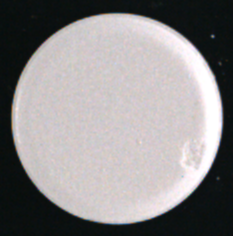
//> input picture imgs_0210_2025_v2/input/oriImg_01.png, 233 x 236 px
$ ./Pro_0326_2025_LY_v1   (built with g++ and OpenCV 4)
//> lines starting //> are read from the running program, lines starting //| are printed output that depends on the picture; after the words box and inside, x2 and y2 are one past the last pixel; in counts of white or black regions, pixels touching at a corner belong together
#include <opencv2/opencv.hpp>
#include <iostream>
#include <vector>
#include <ctime>
#include <cstdlib>

#define mutateRate 0.3

using namespace cv;
using namespace std;
// 定义基因树节点类型
enum OperationType {
	BLUR_TYPE,    // 滤波类型（中值滤波 or 均值滤波）
	KERNEL_SIZE,  // 滤波核大小
	THRESHOLD     // 二值化阈值
};
// 基因树节点结构
struct GeneNode {
	OperationType opType;
	float param;
	GeneNode* left;
	GeneNode* right;
};

void imgShow(const string& name, const Mat& img) {
	imshow(name, img);
	waitKey(0);
	destroyAllWindows();
}

// **应用基因树到图像处理**
Mat applyGeneTree(const Mat& image, GeneNode* root, int showFlag) {
	Mat result = image.clone();
	int filterType = 0; // 0: average, 1: Median
	int kernelSize = 3;
	int thresholdValue = 128;
	// **遍历整棵基因树，提取参数**
	queue<GeneNode*> q;
	q.push(root);
	while (!q.empty()) {
		GeneNode* current = q.front();
		q.pop();
		if (current->opType == BLUR_TYPE) {
			filterType = static_cast<int>(current->param);
		}
		else if (current->opType == KERNEL_SIZE) {
			kernelSize = static_cast<int>(current->param);
			if (kernelSize % 2 == 0) kernelSize += 1;  // 确保 kernel size 为奇数
		}
		else if (current->opType == THRESHOLD) {
			thresholdValue = static_cast<int>(current->param);
			thresholdValue = max(0, min(thresholdValue, 255)); // 限制范围
		}
		if (current->left) q.push(current->left);
		if (current->right) q.push(current->right);
	}

	if (showFlag) {
		printf("Final----kernelSize: %d, thresholdValue: %d\n", kernelSize, thresholdValue);
	}

	if (showFlag) {
		imgShow("00-res", result);
	}

	// **执行滤波**
	if (filterType == 1) {
		medianBlur(result, result, kernelSize);
	}
	else {
		blur(result, result, Size(kernelSize, kernelSize));
	}

	if (showFlag) {
		imgShow("01-blur", result);
	}

	// **执行二值化**
	// threshold(result, result, 127, 255, THRESH_BINARY);
	threshold(result, result, thresholdValue, 255, THRESH_BINARY);
	if (showFlag) {
		imgShow("02-thresh", result);
	}

	return result;
}
// **计算精准率、召回率、F 值**
float calculatePrecision(int TP, int FP) { return (TP + FP == 0) ? 0 : static_cast<float>(TP) / (TP + FP); }
float calculateRecall(int TP, int FN) { return (TP + FN == 0) ? 0 : static_cast<float>(TP) / (TP + FN); }
float calculateFValue(float precision, float recall) { return (precision + recall == 0) ? 0 : 2 * precision * recall / (precision + recall); }

double calculateF1Score(double precision, double recall) {
	if (precision + recall == 0) return 0.0;
	return 2.0 * (precision * recall) / (precision + recall);
}

// **评估基因树**
float evaluateGeneTree(const Mat& image, GeneNode* node, const Mat& targetImage) {
	Mat processedImage = applyGeneTree(image, node, 0); // processedImg, tarImg

	int tp = 0, fp = 0, fn = 0;

	for (int i = 0; i < image.rows; i++) {
		for (int j = 0; j < image.cols; j++) {
			if (processedImage.at<uchar>(i, j) == 0 && targetImage.at<uchar>(i, j) == 0) {
				tp += 1;
			}
			if (processedImage.at<uchar>(i, j) == 0 && targetImage.at<uchar>(i, j) == 255) {
				fp += 1;
			}
			if (processedImage.at<uchar>(i, j) == 255 && targetImage.at<uchar>(i, j) == 0) {
				fn += 1;
			}
		}
	}
	if (tp == 0) tp += 1;
	if (fp == 0) fp += 1;
	if (fn == 0) fn += 1;
	double precision = (tp + fp > 0) ? tp / double(tp + fp) : 0.0;
	double recall = (tp + fn > 0) ? tp / double(tp + fn) : 0.0;
	float score = (float)calculateF1Score(precision, recall);

	return score;
	// [14 lines of commented-out code are left out]
}
// **交叉与变异**
GeneNode* crossover(GeneNode* parent1, GeneNode* parent2) {
	if (!parent1 || !parent2) return nullptr;
	GeneNode* child = new GeneNode(*parent1);
	child->param = (rand() % 2 == 0) ? parent1->param : parent2->param;
	child->left = crossover(parent1->left, parent2->left);
	child->right = crossover(parent1->right, parent2->right);
	return child;
}
void mutate(GeneNode* node) {
	if (!node) return;
	if (rand() <= RAND_MAX * mutateRate) {
		if (node->opType == BLUR_TYPE) node->param = rand() % 2;
		else if (node->opType == KERNEL_SIZE) node->param = (rand() % 5) * 2 + 3;
		else if (node->opType == THRESHOLD) node->param = rand() % 256;
	}
	mutate(node->left);
	mutate(node->right);
}
// **初始化种群**
vector<GeneNode*> initializePopulation(int populationSize) {
	vector<GeneNode*> population;
	for (int i = 0; i < populationSize; i++) {
		GeneNode* filterNode = new GeneNode{ BLUR_TYPE, static_cast<float>(rand() % 2), nullptr, nullptr };
		GeneNode* kernelNode = new GeneNode{ KERNEL_SIZE, static_cast<float>((rand() % 5) * 2 + 3), nullptr, nullptr };
		GeneNode* thresholdNode = new GeneNode{ THRESHOLD, static_cast<float>(rand() % 256), nullptr, nullptr };
		filterNode->left = kernelNode;
		filterNode->right = thresholdNode;

		// kernelNode->left = thresholdNode;

		population.push_back(filterNode);
	}
	return population;
}
// **遗传编程**
GeneNode* geneticAlgorithm(const Mat& image, const Mat& targetImage, int generations, int populationSize) {
	vector<GeneNode*> population = initializePopulation(populationSize);
	vector<float> fitnessScores(populationSize);
	int bestIndex = 0;
	for (int gen = 0; gen < generations; gen++) {
		for (int i = 0; i < populationSize; i++) {
			fitnessScores[i] = evaluateGeneTree(image, population[i], targetImage);
		}
		bestIndex = max_element(fitnessScores.begin(), fitnessScores.end()) - fitnessScores.begin();
		GeneNode* bestIndividual = population[bestIndex];
		cout << "Generation " << gen + 1 << ": Best F-value = " << fitnessScores[bestIndex]
			<< ", Filter Type: " << (bestIndividual->param == 1 ? "Median" : "Average")
			<< ", Kernel Size: " << bestIndividual->left->param
			<< ", Threshold: " << bestIndividual->right->param << endl;

		if (gen != generations - 1) {
			GeneNode* child = crossover(bestIndividual, population[rand() % populationSize]);
			mutate(child);
			population[rand() % populationSize] = child;
		}
		//GeneNode* child = crossover(bestIndividual, population[rand() % populationSize]);
		//mutate(child);
		//population[rand() % populationSize] = child;
	}
	return population[bestIndex];
}
int main() {
	srand(static_cast<unsigned int>(time(0)));
	Mat image = imread("./imgs_0326_2025_v1/input/oriImg_01.png", IMREAD_GRAYSCALE);
//> image: 236 rows x 233 cols, CV_8UC1; min 10, max 255, mean 138.1
	Mat targetImage = imread("./imgs_0326_2025_v1/input/tarImg_01.png", IMREAD_GRAYSCALE);
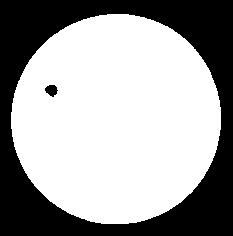
//> input picture imgs_1107_v2/input/tarImg_01.png, 233 x 236 px
//> targetImage: 236 rows x 233 cols, CV_8UC1; 63% white; 2 black regions, box (x1, y1, x2, y2) and area: (0, 0, 233, 236) 20261, (45, 85, 58, 97) 107
	GeneNode* bestSolution = geneticAlgorithm(image, targetImage, 100, 20);
//> after the loop in geneticAlgorithm, `for (int gen = 0; gen < generations; gen++)`: fitnessScores = 20 values, max 0.986 at index 2, min 0.566 at index 12, mean 0.961
	Mat processedImage = applyGeneTree(image, bestSolution, 1);
//> in applyGeneTree, `q.push(root);`: q = 1 item
//> the loop in applyGeneTree, `while (!q.empty())` made 3 passes
//> filterType on pass 1: 1
//> kernelSize on pass 2: 5
//> after the loop in applyGeneTree, `while (!q.empty())`: kernelSize = 5; thresholdValue = 141
//| Final----kernelSize: 5, thresholdValue: 141
//> in applyGeneTree, `threshold(result, result, thresholdValue, 255, THRESH_BINARY);`:
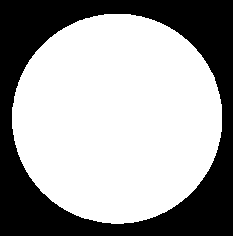
//> result: 236 rows x 233 cols, CV_8UC1; 63.1% white; 1 black region, box (x1, y1, x2, y2) and area: (0, 0, 233, 236) 20281
	imshow("Best Solution", processedImage);
	waitKey(0);
	return 0;
}
